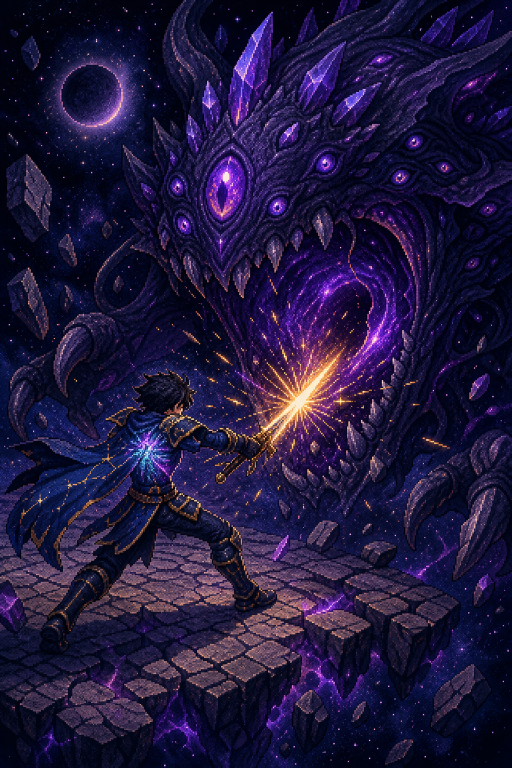
#> input picture tools/ui/ai-source/story-01-battle-wound.png, 1024 x 1536 px (shown at 1/2 size)
$ python import_story_intro.py
#> lines starting #> are read from the running program, lines starting #| are printed output that depends on the picture
#!/usr/bin/env python3
"""Import origin-story panels into assets/textures/story + StoryIntroFrames.ts."""

from __future__ import print_function

import json
import uuid
from pathlib import Path

from PIL import Image

ROOT = Path(__file__).resolve().parents[2]
TOOLS = Path(__file__).resolve().parent
SRC = TOOLS / "ai-source"
OUT = ROOT / "assets" / "textures" / "story"
UUID_MAP = TOOLS / "uuid-map.json"
FRAMES_JSON = TOOLS / "story-intro-frames.json"
FRAMES_TS = ROOT / "assets" / "scripts" / "game" / "StoryIntroFrames.ts"

# Display-friendly portrait panels (keep 2:3).
OUT_W, OUT_H = 720, 1080

PANELS = [
    ("story-01", "story-01-battle-wound.png"),
    ("story-02", "story-02-memory-loss.png"),
    ("story-03", "story-03-cosmic-storm.png"),
    ("story-04", "story-04-vale-arrival.png"),
    ("story-05", "story-05-healing-life.png"),
]

TEX_SUFFIX = "6c48a"
SF_SUFFIX = "f9941"


def load_uuid_map():
    if UUID_MAP.exists():
        return json.loads(UUID_MAP.read_text(encoding="utf-8"))
#> (reads tools/ui/uuid-map.json from the repository)
    return {}


def save_uuid_map(umap):
    UUID_MAP.write_text(json.dumps(umap, indent=2, ensure_ascii=False) + "\n", encoding="utf-8")


def write_dir_meta(path: Path):
    meta_path = path.with_suffix(path.suffix + ".meta") if path.suffix else Path(str(path) + ".meta")
    # directory: assets/textures/story.meta
    meta_path = Path(str(path) + ".meta")
    if meta_path.exists():
        return
    meta_path.write_text(
        json.dumps(
            {
                "ver": "1.2.0",
                "importer": "directory",
                "imported": True,
                "uuid": str(uuid.uuid4()),
                "files": [],
                "subMetas": {},
                "userData": {},
            },
            indent=2,
        )
        + "\n",
        encoding="utf-8",
    )


def write_meta(png: Path, image_uuid: str, display: str, w: int, h: int) -> str:
    meta_path = Path(str(png) + ".meta")
    hw, hh = w / 2.0, h / 2.0
    if meta_path.exists():
        old = json.loads(meta_path.read_text(encoding="utf-8"))
        image_uuid = old.get("uuid", image_uuid)
    meta = {
        "ver": "1.0.27",
        "importer": "image",
        "imported": True,
        "uuid": image_uuid,
        "files": [".json", ".png"],
        "subMetas": {
            TEX_SUFFIX: {
                "importer": "texture",
                "uuid": "{}@{}".format(image_uuid, TEX_SUFFIX),
                "displayName": display,
                "id": TEX_SUFFIX,
                "name": "texture",
                "userData": {
                    "wrapModeS": "clamp-to-edge",
                    "wrapModeT": "clamp-to-edge",
                    "minfilter": "linear",
                    "magfilter": "linear",
                    "mipfilter": "none",
                    "anisotropy": 0,
                    "isUuid": True,
                    "imageUuidOrDatabaseUri": image_uuid,
                    "visible": False,
                },
                "ver": "1.0.22",
                "imported": True,
                "files": [".json"],
                "subMetas": {},
            },
            SF_SUFFIX: {
                "importer": "sprite-frame",
                "uuid": "{}@{}".format(image_uuid, SF_SUFFIX),
                "displayName": display,
                "id": SF_SUFFIX,
                "name": "spriteFrame",
                "userData": {
                    "trimThreshold": 1,
                    "rotated": False,
                    "offsetX": 0,
                    "offsetY": 0,
                    "trimX": 0,
                    "trimY": 0,
                    "width": w,
                    "height": h,
                    "rawWidth": w,
                    "rawHeight": h,
                    "borderTop": 0,
                    "borderBottom": 0,
                    "borderLeft": 0,
                    "borderRight": 0,
                    "packable": False,
                    "pixelsToUnit": 100,
                    "pivotX": 0.5,
                    "pivotY": 0.5,
                    "meshType": 0,
                    "isUuid": True,
                    "imageUuidOrDatabaseUri": "{}@{}".format(image_uuid, TEX_SUFFIX),
                    "atlasUuid": "",
                    "trimType": "custom",
                    "vertices": {
                        "rawPosition": [-hw, -hh, 0, hw, -hh, 0, -hw, hh, 0, hw, hh, 0],
                        "indexes": [0, 1, 2, 2, 1, 3],
                        "uv": [0, h, w, h, 0, 0, w, 0],
                        "nuv": [0, 0, 1, 0, 0, 1, 1, 1],
                        "minPos": [-hw, -hh, 0],
                        "maxPos": [hw, hh, 0],
                    },
                },
                "ver": "1.0.12",
                "imported": True,
                "files": [".json"],
                "subMetas": {},
            },
        },
        "userData": {
            "type": "sprite-frame",
            "fixAlphaTransparencyArtifacts": False,
            "hasAlpha": True,
            "redirect": "{}@{}".format(image_uuid, TEX_SUFFIX),
        },
    }
    meta_path.write_text(json.dumps(meta, indent=2) + "\n", encoding="utf-8")
    return image_uuid


def main():
    OUT.mkdir(parents=True, exist_ok=True)
    write_dir_meta(OUT)
    umap = load_uuid_map()
    frames = []

    for key, src_name in PANELS:
        src = SRC / src_name
        if not src.exists():
            raise SystemExit("missing source: {}".format(src))
        im = Image.open(src).convert("RGBA")
        resample = getattr(Image, "Resampling", Image).LANCZOS
        im = im.resize((OUT_W, OUT_H), resample)
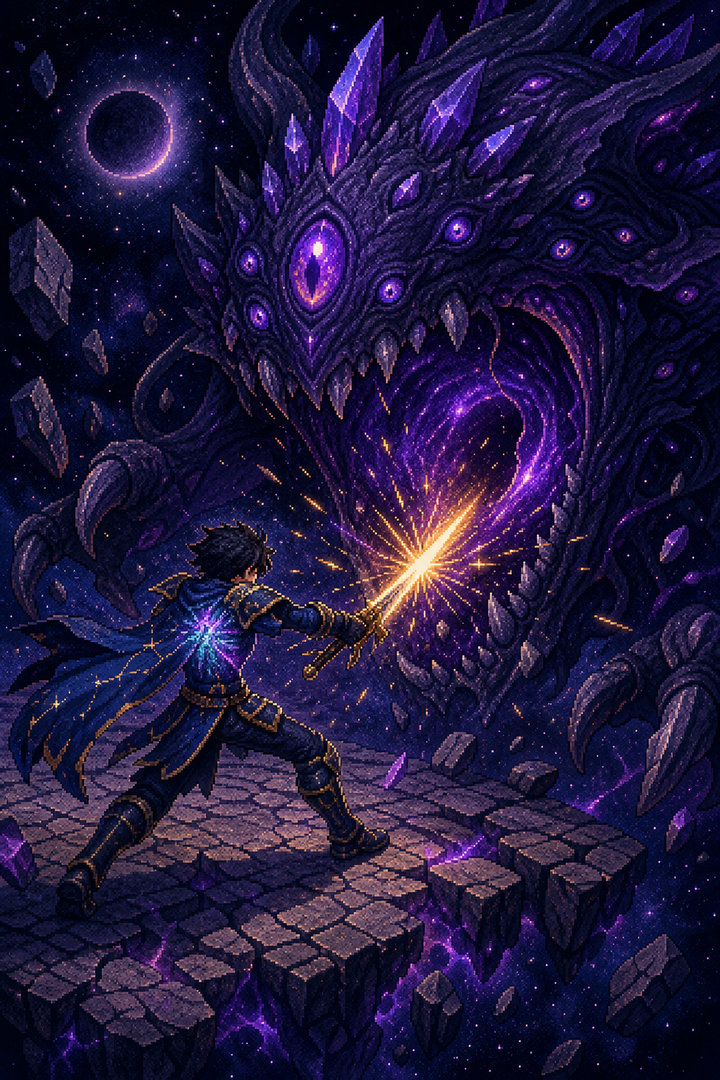
#> im: PIL image 720x1080 RGBA; mean R, G, B, A 32.1, 23.9, 61.1, 255
        out_png = OUT / "{}.png".format(key)
        im.save(out_png, format="PNG", optimize=True)

        entry = umap.get(key, {})
        image_uuid = entry.get("texture") or str(uuid.uuid4())
        image_uuid = write_meta(out_png, image_uuid, key, OUT_W, OUT_H)
        sf = "{}@{}".format(image_uuid, SF_SUFFIX)
        umap[key] = {
            "texture": image_uuid,
            "spriteFrame": sf,
        }
        frames.append({"id": key, "spriteFrame": sf, "w": OUT_W, "h": OUT_H})
        print("wrote", out_png.name, image_uuid)
#> pass 2 of the loop in main, `for key, src_name in PANELS:`:
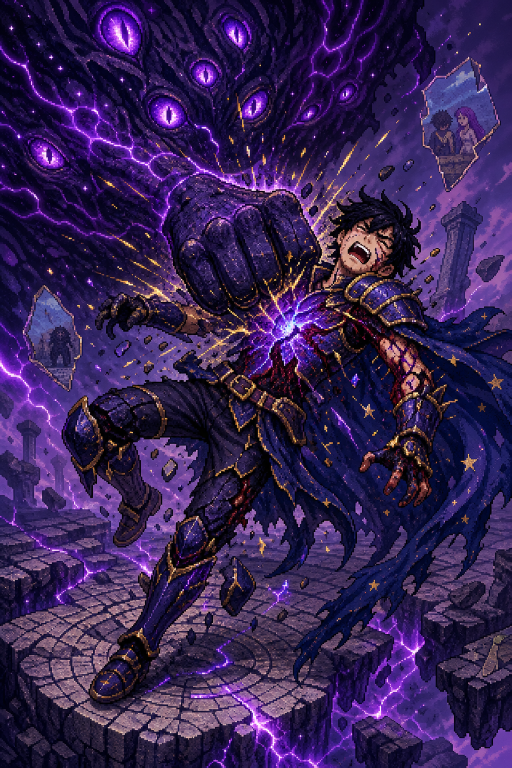
#> input picture tools/ui/ai-source/story-02-memory-loss.png, 1024 x 1536 px (shown at 1/2 size)
#> in main, `im = im.resize((OUT_W, OUT_H), resample)`:
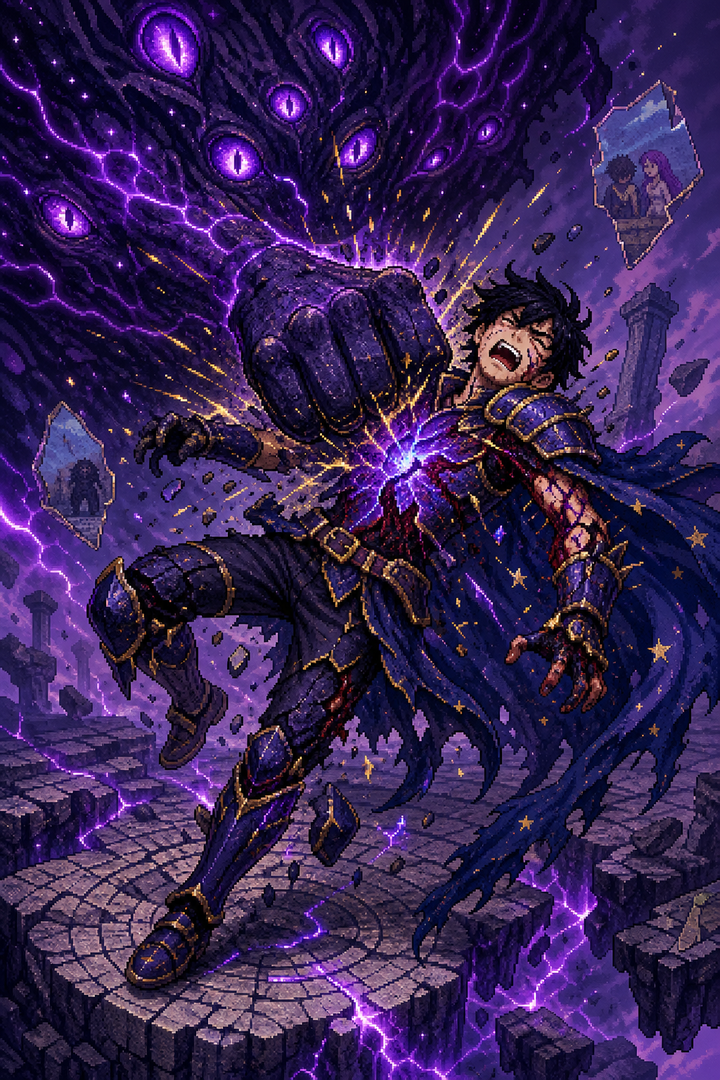
#> im: PIL image 720x1080 RGBA; mean R, G, B, A 54.4, 34.5, 83.9, 255

    save_uuid_map(umap)
    FRAMES_JSON.write_text(json.dumps({"panels": frames}, indent=2) + "\n", encoding="utf-8")

    lines = [
        "/** Auto-synced from tools/ui/story-intro-frames.json */",
        "export const STORY_INTRO_FRAMES = {",
        "  panels: [",
    ]
    for f in frames:
        lines.append('    {{ id: "{}", uuid: "{}", size: [{}, {}] as [number, number] }},'.format(
            f["id"], f["spriteFrame"], f["w"], f["h"]
        ))
    lines += [
        "  ],",
        "} as const;",
        "",
    ]
    FRAMES_TS.write_text("\n".join(lines), encoding="utf-8")
    print("updated", FRAMES_TS.relative_to(ROOT))


if __name__ == "__main__":
#> (the run stopped early here; a loop or call above may not have finished)
